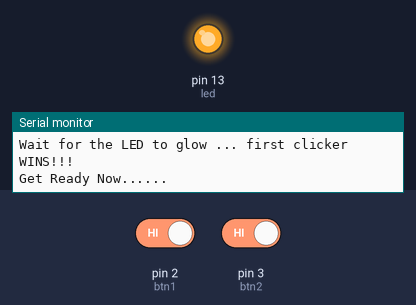
The sketch below on a simulated Arduino Uno, built with avr-gcc and run on an emulated ATmega328P. Shown: output pins drawn as LEDs (lit = HIGH), the last lines printed to the serial monitor. The inputs (shaded band) are chosen by the test bench; at power-on: pin 2 (btn1) HIGH, pin 3 (btn2) HIGH. Random numbers use the default seed unless the sketch sets one.

Above: at 3.9 s.
4.0 s: pin 2 (btn1) driven LOW and pin 3 (btn2) driven LOW
At 5.0 s:
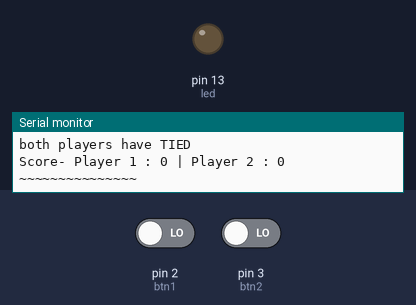
Timing chart, 0 to 7.0 s (numbered marks = the images above; inputs shaded):
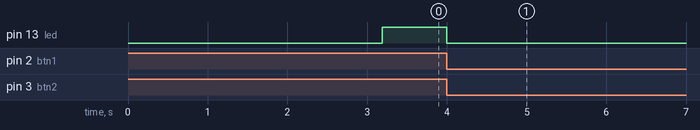

The sketch:

Reaction_tester.ino
```cpp
/* 2 player game checking reaction time of each
*Creator: Anurag Saha
*/

const int btn1 = 2 ;//1st player
const int led = 13;
const int btn2= 3 ;//player 2 for dual player response and competition

int pl1score = 0; //initial score 0 for scoreboard
int pl2score=0;

long start; //long instead of int to not cause integer overflow
long stop1;
long stop2;
long reaction1;
long reaction2;

void setup()
{Serial.begin(115200);
pinMode(led, OUTPUT);
pinMode(btn1, INPUT_PULLUP); //pullup used to eliminate falsi triggers from electromagnetic interference (EMI) as the button is a floating pin

randomSeed(analogRead(0)); // so random delay time changes each turn by getting electrical noise as its a floating pin

Serial.println("Reaction Competition");
Serial.println("Wait for the LED to glow ... first clicker WINS!!!");

pinMode(btn2, INPUT_PULLUP); }

void loop()
{ Serial.println("Get Ready Now......");

stop1=0;
stop2=0;

delay(random(2000,5000)); //cause a random delay each time between 2 sec to 5 sec

digitalWrite(led,HIGH); //starts timer when the led glows
start=millis();

while (stop1 ==0 ||
  stop2==0){
if (digitalRead(btn1)==LOW && stop1==0)
{stop1 = millis(); }

if (digitalRead(btn2)==LOW &&stop2==0)
{stop2=millis();} }

  digitalWrite(led, LOW); //led turns off after both buttons are clicked

reaction1=stop1-start; //calculation to find reaction time of each player
reaction2=stop2-start;

Serial.println("* Results Gotten *"); //times printed on conputer
  Serial.print("Player 1 : "); Serial.print(reaction1); Serial.println(" ms");
Serial.print("Player 2 : "); Serial.print(reaction2); Serial.println(" ms");

if (reaction1<reaction2) //lesser reaction times wins
{Serial.println("Player 1 WON!");
pl1score++; }

else if(reaction1>reaction2)
{Serial.println("Player 2 WON");
pl2score++; }

else //if times are exactly equal
{Serial.println("both players have TIED");}

Serial.print("Score- Player 1 : "); Serial.print(pl1score);
Serial.print(" | Player 2 : "); Serial.println(pl2score);
Serial.println("~~~~~~~~~~~~~~~");

delay(3000); }
```

Measured:
- after the input at 4.0 s, pin 13 (led): HIGH → LOW at once
